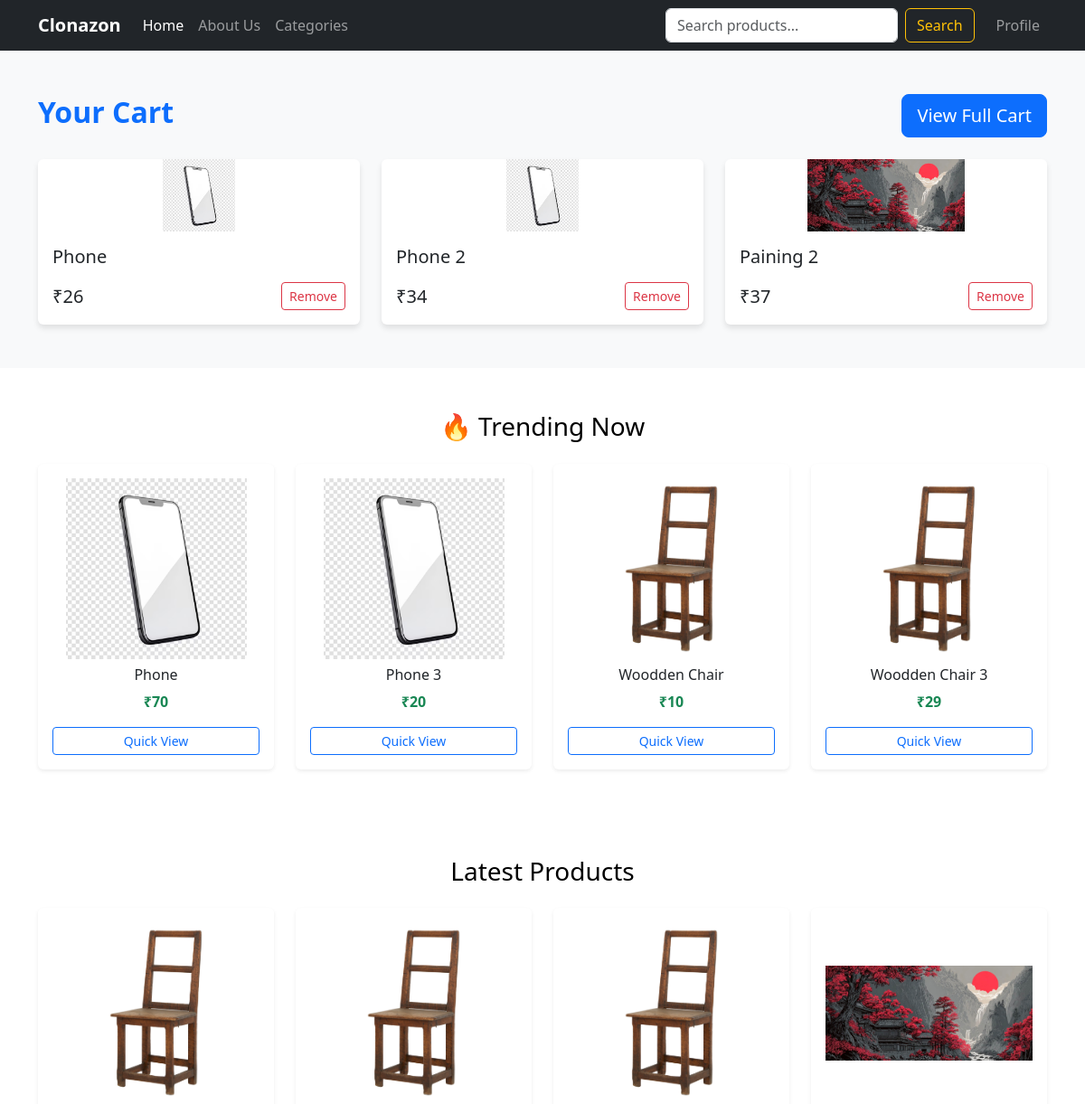
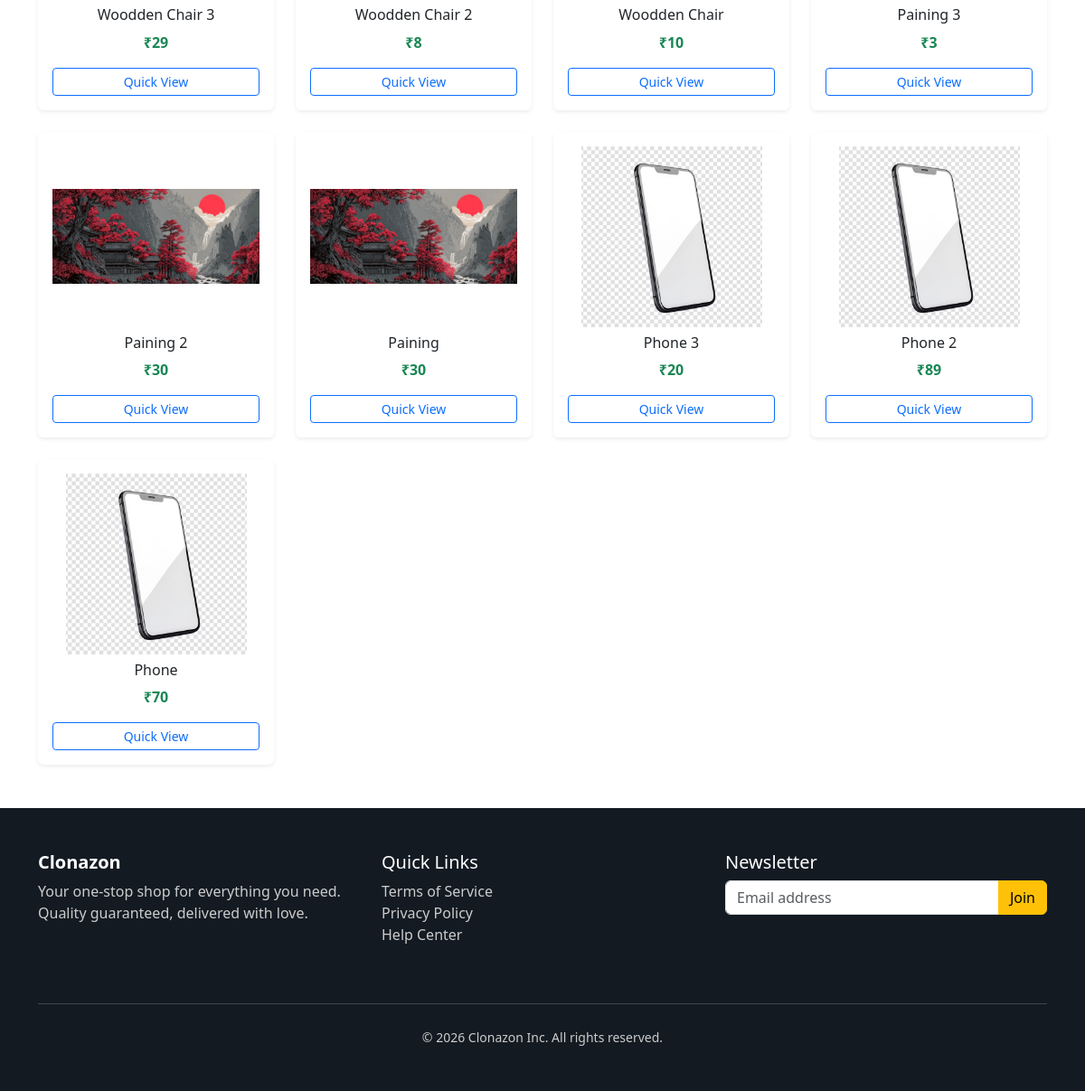
The page / (signed in) on the database its author committed (2 pictures, top to bottom).
### app/models.py (models this page shows, shortened)
class CartItem(models.Model):
    cart = models.ForeignKey(Cart, related_name='items', on_delete=models.CASCADE)
    product = models.ForeignKey(Product, on_delete=models.CASCADE)
    quantity = models.PositiveIntegerField(default=1)
    price = models.PositiveBigIntegerField(default=0)

class Product(models.Model):
    name = models.CharField(max_length=355)
    image = models.ImageField(upload_to='product_images/')
    description = models.TextField(max_length=855)
    price = models.PositiveIntegerField(default=0)
    country_of_origin = models.CharField(max_length=155)
    weight = models.PositiveIntegerField(default=0)
    box_components = models.CharField(max_length=455)
    category = models.ForeignKey(Category, on_delete=models.CASCADE, related_name='products')
    seller = models.ForeignKey(User, on_delete=models.CASCADE, related_name='products')
    slug = models.SlugField(max_length=355)
    discount = models.PositiveIntegerField(default=0)
    is_trending = models.BooleanField(default=False)
    created_at = models.DateTimeField(auto_now_add=True)
    updated_at = models.DateTimeField(auto_now=True)

### app/views.py (the view)
# urls.py: path('', views.index, name='index'),
def index(request):
    latest_products = Product.objects.all().order_by('-created_at')
    cart = Cart.objects.get(user=request.user)
    cart_products = CartItem.objects.filter(cart=cart)[:3]
    trending_products = Product.objects.filter(is_trending=True)
    for t in trending_products:
        print(t.image.url)
    context = {
        'cart_products': cart_products,
        'trending_products': trending_products,
        'latest_products': latest_products,
    }
    return render(request, 'index.html', context=context)

### app/context_processors.py (called while the page is built)
def get_categories(request):
    categories = Category.objects.all().order_by('name')
    return dict(categories=categories)

### templates/index.html (shortened to what this page needs)
{% extends "base.html" %}
{% block content %}
    <div class="container my-5">
        <div class="d-flex justify-content-between align-items-center mb-4">
            <h2 class="fw-bold text-primary">Your Cart</h2>
            <a href="#" class="btn btn-primary btn-lg">View Full Cart</a>
        </div>
        <div class="row g-4">
            {% for cart_product in cart_products %}
                <div class="col-md-4">
                    <div class="card h-60 w-auto">
                        <img src="{{cart_product.product.image.url}}"
                        class="card-img-top" alt="Product"
                        style="width: 100%; height: 80px; object-fit: contain;" >
                        <div class="card-body">
                            <h5 class="card-title">{{cart_product.product.name}}</h5>
                            <div class="d-flex justify-content-between align-items-center">
                                <span class="h5 mb-0">₹{{cart_product.price}}</span>
                                <button class="btn btn-sm btn-outline-danger">Remove</button>
                            </div>
                        </div>
                    </div>
                </div>
            {% endfor %}
        </div>
    </div>
    <div class="bg-white py-5">
        <div class="container">
            <h3 class="mb-4 text-center">
                <a style="text-decoration:none; color:black;" href="#">🔥 Trending Now</a>
            </h3>
            <div class="row g-4">
                {% for trending_product in trending_products %}
                    <div class="col-12 col-sm-6 col-md-3">
                        <div class="card text-center p-3 h-100 shadow-sm">
                            <img src="{{trending_product.image.url}}"
                                class="mx-auto mb-2"
                                style="width: 100%; height: 200px; object-fit: contain;"
                                alt="Trend">
                            <h6 style="white-space: nowrap; overflow: hidden; text-overflow: ellipsis;">
                                {{trending_product.name}}
                            </h6>
                            <p class="text-success fw-bold">₹{{trending_product.price}}</p>
                            <a href="#" class="btn btn-sm btn-outline-primary">Quick View</a>
                        </div>
                    </div>
                {% endfor %}
            </div>
        </div>
    </div>
    <div class="bg-white py-5">
        <div class="container">
            <h3 class="mb-4 text-center">
                <a style="text-decoration:none; color:black;" href="#">Latest Products</a>
            </h3>
            <div class="row g-4">
                {% for latest_product in latest_products %} <div class="col-12 col-sm-6 col-md-3">
                        <div class="card text-center p-3 h-100 shadow-sm">
                            <img src="{{latest_product.image.url}}"
                                class="mx-auto mb-2"
                                style="width: 100%; height: 200px; object-fit: contain;"
                                alt="Trend">
                            <h6 style="white-space: nowrap; overflow: hidden; text-overflow: ellipsis;">
                                {{latest_product.name}}
                            </h6>
                            <p class="text-success fw-bold">₹{{latest_product.price}}</p>
                            <a href="#" class="btn btn-sm btn-outline-primary">Quick View</a>
                        </div>
                    </div>
                {% endfor %}
            </div>
        </div>
    </div>
{% endblock content %}

### templates/base.html (style rules this page uses)
body { background-color: #f8f9fa; }
.card { transition: transform 0.2s; border: none; box-shadow: 0 4px 6px rgba(0,0,0,0.1); }

### rows shown on the page
CartItem: product.image (picture), product.name "Phone", price "26"
CartItem: product.image (picture), product.name "Phone 2", price "34"
CartItem: product.image (picture), product.name "Paining 2", price "37"
Product: image (picture), name "Phone", price "70"
Product: image (picture), name "Phone 3", price "20"
Product: image (picture), name "Woodden Chair", price "10"
Product: image (picture), name "Woodden Chair 3", price "29"
Product: image (picture), name "Woodden Chair 2", price "8"
Product: image (picture), name "Paining 3", price "3"
Product: image (picture), name "Paining 2", price "30"
Product: image (picture), name "Paining", price "30"
Product: image (picture), name "Phone 2", price "89"
